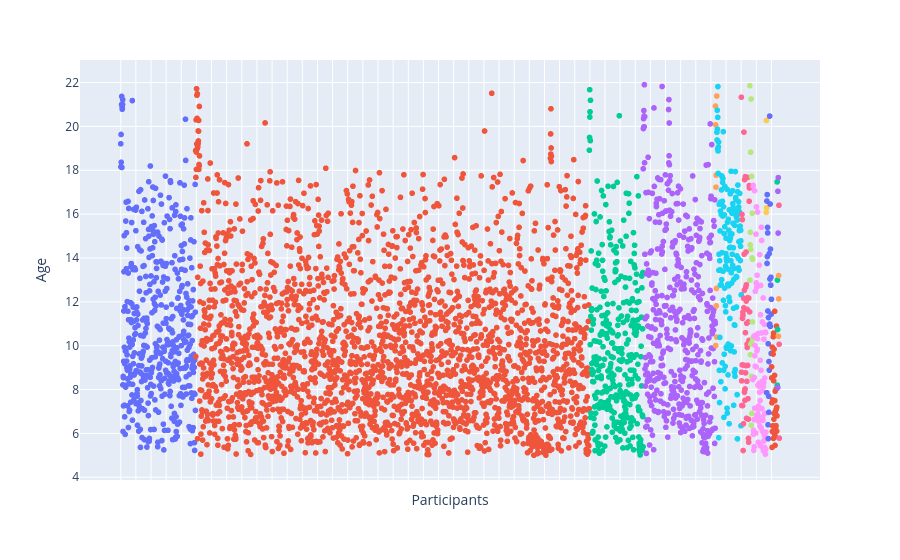

The cell this chart's notebook holds for it:
### Code cell
fig = px.scatter(df, x="Identifiers", y="Age", color="DX_01_Cat",
                hover_name="DX_01_Cat", log_x=False, size_max=60) # size="Age"
fig.update_layout(showlegend=False)
fig.update_xaxes(showticklabels=False, title='Participants')
fig.show()

### Figure 1 — Plotly figure (JSON) as saved in the notebook; plotly's stock layout.template omitted (floating-point values rounded to 4 significant figures; data arrays with more than 128 entries replaced by an {"elided": "..."} marker saying what was removed)
{"data": [{"hovertemplate": "<b>%{hovertext}</b><br><br>DX_01_Cat=Anxiety Disorders<br>Identifiers=%{x}<br>Age=%{y}<extra></extra>", "hovertext": {"elided": "460 str values"}, "legendgroup": "Anxiety Disorders", "marker": {"color": "#636efa", "symbol": "circle"}, "mode": "markers", "name": "Anxiety Disorders", "showlegend": true, "type": "scattergl", "x": {"elided": "460 str values"}, "xaxis": "x", "y": {"elided": "460 float values"}, "yaxis": "y"}, {"hovertemplate": "<b>%{hovertext}</b><br><br>DX_01_Cat=Neurodevelopmental Disorders<br>Identifiers=%{x}<br>Age=%{y}<extra></extra>", "hovertext": {"elided": "2420 str values"}, "legendgroup": "Neurodevelopmental Disorders", "marker": {"color": "#EF553B", "symbol": "circle"}, "mode": "markers", "name": "Neurodevelopmental Disorders", "showlegend": true, "type": "scattergl", "x": {"elided": "2420 str values"}, "xaxis": "x", "y": {"elided": "2420 float values"}, "yaxis": "y"}, {"hovertemplate": "<b>%{hovertext}</b><br><br>DX_01_Cat=No Diagnosis Given<br>Identifiers=%{x}<br>Age=%{y}<extra></extra>", "hovertext": {"elided": "331 str values"}, "legendgroup": "No Diagnosis Given", "marker": {"color": "#00cc96", "symbol": "circle"}, "mode": "markers", "name": "No Diagnosis Given", "showlegend": true, "type": "scattergl", "x": {"elided": "331 str values"}, "xaxis": "x", "y": {"elided": "331 float values"}, "yaxis": "y"}, {"hovertemplate": "<b>%{hovertext}</b><br><br>DX_01_Cat=No Diagnosis Given: Incomplete Eval<br>Identifiers=%{x}<br>Age=%{y}<extra></extra>", "hovertext": {"elided": "444 str values"}, "legendgroup": "No Diagnosis Given: Incomplete Eval", "marker": {"color": "#ab63fa", "symbol": "circle"}, "mode": "markers", "name": "No Diagnosis Given: Incomplete Eval", "showlegend": true, "type": "scattergl", "x": {"elided": "444 str values"}, "xaxis": "x", "y": {"elided": "444 float values"}, "yaxis": "y"}, {"hovertemplate": "<b>%{hovertext}</b><br><br>DX_01_Cat=Bipolar and Related Disorders<br>Identifiers=%{x}<br>Age=%{y}<extra></extra>", "hovertext": ["Bipolar and Related Disorders", "Bipolar and Related Disorders", "Bipolar and Related Disorders", "Bipolar and Related Disorders", "Bipolar and Related Disorders", "Bipolar and Related Disorders", "Bipolar and Related Disorders", "Bipolar and Related Disorders", "Bipolar and Related Disorders"], "legendgroup": "Bipolar and Related Disorders", "marker": {"color": "#FFA15A", "symbol": "circle"}, "mode": "markers", "name": "Bipolar and Related Disorders", "showlegend": true, "type": "scattergl", "x": ["NDAREZ098ZPE", "NDARFA737TG6", "NDARBD566RRW", "NDARCP642KML", "NDARCU633GCZ", "NDARUM797TFA", "NDARXH654EPQ", "NDARYA496WZD", "NDARET069PKN"], "xaxis": "x", "y": [20.93, 20.07, 10.01, 17.23, 17.77, 11.82, 12.61, 10.39, 21.38], "yaxis": "y"}, {"hovertemplate": "<b>%{hovertext}</b><br><br>DX_01_Cat=Depressive Disorders<br>Identifiers=%{x}<br>Age=%{y}<extra></extra>", "hovertext": {"elided": "150 str values"}, "legendgroup": "Depressive Disorders", "marker": {"color": "#19d3f3", "symbol": "circle"}, "mode": "markers", "name": "Depressive Disorders", "showlegend": true, "type": "scattergl", "x": {"elided": "150 str values"}, "xaxis": "x", "y": {"elided": "150 float values"}, "yaxis": "y"}, {"hovertemplate": "<b>%{hovertext}</b><br><br>DX_01_Cat=Trauma and Stressor Related Disorders<br>Identifiers=%{x}<br>Age=%{y}<extra></extra>", "hovertext": ["Trauma and Stressor Related Disorders", "Trauma and Stressor Related Disorders", "Trauma and Stressor Related Disorders", "Trauma and Stressor Related Disorders", "Trauma and Stressor Related Disorders", "Trauma and Stressor Related Disorders", "Trauma and Stressor Related Disorders", "Trauma and Stressor Related Disorders", "Trauma and Stressor Related Disorders", "Trauma and Stressor Related Disorders", "Trauma and Stressor Related Disorders", "Trauma and Stressor Related Disorders", "Trauma and Stressor Related Disorders", "Trauma and Stressor Related Disorders", "Trauma and Stressor Related Disorders", "Trauma and Stressor Related Disorders", "Trauma and Stressor Related Disorders", "Trauma and Stressor Related Disorders", "Trauma and Stressor Related Disorders", "Trauma and Stressor Related Disorders", "Trauma and Stressor Related Disorders", "Trauma and Stressor Related Disorders", "Trauma and Stressor Related Disorders", "Trauma and Stressor Related Disorders", "Trauma and Stressor Related Disorders", "Trauma and Stressor Related Disorders", "Trauma and Stressor Related Disorders", "Trauma and Stressor Related Disorders", "Trauma and Stressor Related Disorders", "Trauma and Stressor Related Disorders", "Trauma and Stressor Related Disorders", "Trauma and Stressor Related Disorders", "Trauma and Stressor Related Disorders", "Trauma and Stressor Related Disorders", "Trauma and Stressor Related Disorders", "Trauma and Stressor Related Disorders", "Trauma and Stressor Related Disorders", "Trauma and Stressor Related Disorders", "Trauma and Stressor Related Disorders", "Trauma and Stressor Related Disorders", "Trauma and Stressor Related Disorders", "Trauma and Stressor Related Disorders", "Trauma and Stressor Related Disorders", "Trauma and Stressor Related Disorders", "Trauma and Stressor Related Disorders", "Trauma and Stressor Related Disorders", "Trauma and Stressor Related Disorders", "Trauma and Stressor Related Disorders", "Trauma and Stressor Related Disorders", "Trauma and Stressor Related Disorders", "Trauma and Stressor Related Disorders", "Trauma and Stressor Related Disorders"], "legendgroup": "Trauma and Stressor Related Disorders", "marker": {"color": "#FF6692", "symbol": "circle"}, "mode": "markers", "name": "Trauma and Stressor Related Disorders", "showlegend": true, "type": "scattergl", "x": ["NDARML926NEG", "NDARBD347AG0", "NDARCB504PGG", "NDARCH628LKW", "NDARDT499DWP", "NDAREN999ERM", "NDARER970AEF", "NDARFF070XHV", "NDARGJ878ZP4", "NDARGL963HU4", "NDARHC083LM6", "NDARHK526BY1", "NDARHL358LGQ", "NDARHM421JUP", "NDARHT019ER6", "NDARHX739YBW", "NDARHZ413DZL", "NDARJM759GYH", "NDARJT606WGQ", "NDARKC452YVR", "NDARKK000PNQ", "NDARKP053GCC", "NDARLD990NH4", "NDARLG027HUK", "NDARLR083PKF", "NDARMA629XDR", "NDARMT064WBB", "NDARMT898BME", "NDARMV247HRA", "NDARNN624AMU", "NDARPF395NV5", "NDARPK237YHD", "NDARPL598MVU", "NDARRH725XYA", "NDARRK457MBX", "NDARTA808DEQ", "NDARTF833WXB", "NDARTK667PGK", "NDARTM826GNP", "NDARUK658FMU", "NDARVA563PV1", "NDARVC964LX0", "NDARVG761NR2", "NDARVJ504DAA", "NDARVJ685ZW5", "NDARVL729TT5", "NDARWM527PRT", "NDARWT449PUN", "NDARWV470ATB", "NDARZB377WZJ", "NDARZJ587UZU", "NDARNN368BDH"], "xaxis": "x", "y": [21.33, 8.792, 8.396, 7.273, 15.99, 9.124, 15.75, 11.25, 7.268, 11.52, 11.39, 5.219, 9.118, 6.438, 12.16, 11.73, 19.74, 14.17, 12.52, 7.875, 17.57, 7.991, 7.506, 8.026, 17.71, 10.59, 8.76, 12.67, 9.094, 14.27, 12.03, 12.78, 6.687, 11.02, 8.374, 10.06, 9.92, 11.65, 17.67, 9.102, 12.19, 7.586, 11.08, 6.649, 5.77, 5.598, 12.17, 10.24, 16.59, 17.3, 17.19, 11.54], "yaxis": "y"}, {"hovertemplate": "<b>%{hovertext}</b><br><br>DX_01_Cat=Other Conditions That May Be a Focus of Clinical Attention<br>Identifiers=%{x}<br>Age=%{y}<extra></extra>", "hovertext": ["Other Conditions That May Be a Focus of Clinical Attention", "Other Conditions That May Be a Focus of Clinical Attention", "Other Conditions That May Be a Focus of Clinical Attention", "Other Conditions That May Be a Focus of Clinical Attention", "Other Conditions That May Be a Focus of Clinical Attention", "Other Conditions That May Be a Focus of Clinical Attention", "Other Conditions That May Be a Focus of Clinical Attention", "Other Conditions That May Be a Focus of Clinical Attention", "Other Conditions That May Be a Focus of Clinical Attention", "Other Conditions That May Be a Focus of Clinical Attention", "Other Conditions That May Be a Focus of Clinical Attention", "Other Conditions That May Be a Focus of Clinical Attention", "Other Conditions That May Be a Focus of Clinical Attention", "Other Conditions That May Be a Focus of Clinical Attention", "Other Conditions That May Be a Focus of Clinical Attention", "Other Conditions That May Be a Focus of Clinical Attention", "Other Conditions That May Be a Focus of Clinical Attention", "Other Conditions That May Be a Focus of Clinical Attention", "Other Conditions That May Be a Focus of Clinical Attention"], "legendgroup": "Other Conditions That May Be a Focus of Clinical Attention", "marker": {"color": "#B6E880", "symbol": "circle"}, "mode": "markers", "name": "Other Conditions That May Be a Focus of Clinical Attention", "showlegend": true, "type": "scattergl", "x": ["NDARTG762KJC", "NDARAL897CYV", "NDARDJ204EPU", "NDARDZ946KVL", "NDARED628HMQ", "NDARGB060TAM", "NDARGV440YK7", "NDARKH944KVE", "NDARKN520GGD", "NDARKX265YX7", "NDARKZ949UAL", "NDARRV941EAC", "NDARTL667CCG", "NDARUD776KFT", "NDARVC246ZY8", "NDARWP732GD1", "NDARYB743WWX", "NDARZF170TZ0", "NDARTM712HBD"], "xaxis": "x", "y": [21.85, 12.99, 14.6, 15.17, 9.59, 18.82, 14.39, 10.07, 21.25, 6.373, 8.604, 17.72, 6.911, 10.14, 14.0, 16.04, 11.08, 13.94, 10.33], "yaxis": "y"}, {"hovertemplate": "<b>%{hovertext}</b><br><br>DX_01_Cat=Disruptive, Impulse Control and Conduct Disorders<br>Identifiers=%{x}<br>Age=%{y}<extra></extra>", "hovertext": ["Disruptive, Impulse Control and Conduct Disorders", "Disruptive, Impulse Control and Conduct Disorders", "Disruptive, Impulse Control and Conduct Disorders", "Disruptive, Impulse Control and Conduct Disorders", "Disruptive, Impulse Control and Conduct Disorders", "Disruptive, Impulse Control and Conduct Disorders", "Disruptive, Impulse Control and Conduct Disorders", "Disruptive, Impulse Control and Conduct Disorders", "Disruptive, Impulse Control and Conduct Disorders", "Disruptive, Impulse Control and Conduct Disorders", "Disruptive, Impulse Control and Conduct Disorders", "Disruptive, Impulse Control and Conduct Disorders", "Disruptive, Impulse Control and Conduct Disorders", "Disruptive, Impulse Control and Conduct Disorders", "Disruptive, Impulse Control and Conduct Disorders", "Disruptive, Impulse Control and Conduct Disorders", "Disruptive, Impulse Control and Conduct Disorders", "Disruptive, Impulse Control and Conduct Disorders", "Disruptive, Impulse Control and Conduct Disorders", "Disruptive, Impulse Control and Conduct Disorders", "Disruptive, Impulse Control and Conduct Disorders", "Disruptive, Impulse Control and Conduct Disorders", "Disruptive, Impulse Control and Conduct Disorders", "Disruptive, Impulse Control and Conduct Disorders", "Disruptive, Impulse Control and Conduct Disorders", "Disruptive, Impulse Control and Conduct Disorders", "Disruptive, Impulse Control and Conduct Disorders", "Disruptive, Impulse Control and Conduct Disorders", "Disruptive, Impulse Control and Conduct Disorders", "Disruptive, Impulse Control and Conduct Disorders", "Disruptive, Impulse Control and Conduct Disorders", "Disruptive, Impulse Control and Conduct Disorders", "Disruptive, Impulse Control and Conduct Disorders", "Disruptive, Impulse Control and Conduct Disorders", "Disruptive, Impulse Control and Conduct Disorders", "Disruptive, Impulse Control and Conduct Disorders", "Disruptive, Impulse Control and Conduct Disorders", "Disruptive, Impulse Control and Conduct Disorders", "Disruptive, Impulse Control and Conduct Disorders", "Disruptive, Impulse Control and Conduct Disorders", "Disruptive, Impulse Control and Conduct Disorders", "Disruptive, Impulse Control and Conduct Disorders", "Disruptive, Impulse Control and Conduct Disorders", "Disruptive, Impulse Control and Conduct Disorders", "Disruptive, Impulse Control and Conduct Disorders", "Disruptive, Impulse Control and Conduct Disorders", "Disruptive, Impulse Control and Conduct Disorders", "Disruptive, Impulse Control and Conduct Disorders", "Disruptive, Impulse Control and Conduct Disorders", "Disruptive, Impulse Control and Conduct Disorders", "Disruptive, Impulse Control and Conduct Disorders", "Disruptive, Impulse Control and Conduct Disorders", "Disruptive, Impulse Control and Conduct Disorders", "Disruptive, Impulse Control and Conduct Disorders", "Disruptive, Impulse Control and Conduct Disorders", "Disruptive, Impulse Control and Conduct Disorders", "Disruptive, Impulse Control and Conduct Disorders", "Disruptive, Impulse Control and Conduct Disorders", "Disruptive, Impulse Control and Conduct Disorders", "Disruptive, Impulse Control and Conduct Disorders", "Disruptive, Impulse Control and Conduct Disorders", "Disruptive, Impulse Control and Conduct Disorders", "Disruptive, Impulse Control and Conduct Disorders", "Disruptive, Impulse Control and Conduct Disorders", "Disruptive, Impulse Control and Conduct Disorders", "Disruptive, Impulse Control and Conduct Disorders", "Disruptive, Impulse Control and Conduct Disorders", "Disruptive, Impulse Control and Conduct Disorders", "Disruptive, Impulse Control and Conduct Disorders", "Disruptive, Impulse Control and Conduct Disorders", "Disruptive, Impulse Control and Conduct Disorders", "Disruptive, Impulse Control and Conduct Disorders", "Disruptive, Impulse Control and Conduct Disorders", "Disruptive, Impulse Control and Conduct Disorders", "Disruptive, Impulse Control and Conduct Disorders", "Disruptive, Impulse Control and Conduct Disorders", "Disruptive, Impulse Control and Conduct Disorders", "Disruptive, Impulse Control and Conduct Disorders", "Disruptive, Impulse Control and Conduct Disorders", "Disruptive, Impulse Control and Conduct Disorders", "Disruptive, Impulse Control and Conduct Disorders", "Disruptive, Impulse Control and Conduct Disorders"], "legendgroup": "Disruptive, Impulse Control and Conduct Disorders", "marker": {"color": "#FF97FF", "symbol": "circle"}, "mode": "markers", "name": "Disruptive, Impulse Control and Conduct Disorders", "showlegend": true, "type": "scattergl", "x": ["NDARAB977GFB", "NDARBF805EHN", "NDARBT607PZL", "NDARBW262RV7", "NDARCM826PV9", "NDARCT301RK9", "NDARCW611MK5", "NDARDV204BYM", "NDARDY702MJ3", "NDAREV617HAP", "NDAREV621ABM", "NDAREX091KUR", "NDARFA804ZLW", "NDARFC286KV1", "NDARFX508WPN", "NDARFY612EMR", "NDARGC170UK2", "NDARGC559LN8", "NDARGH425GB9", "NDARGY580WWL", "NDARHC453LC1", "NDARHN212TT6", "NDARHP176DPE", "NDARJX421FWR", "NDARKE331EHD", "NDARKK969JLV", "NDARKZ634RVX", "NDARLE417FRX", "NDARLG386ABK", "NDARMT703JGP", "NDARMU589LP6", "NDARNH766CU7", "NDARNL599TMZ", "NDARNM147CG2", "NDARNM708YTF", "NDARNU137XR4", "NDARNW687HMZ", "NDARPG134TF1", "NDARPJ832WL6", "NDARPU897CM5", "NDARPV502DZ2", "NDARPX838GCD", "NDARRH344TL7", "NDARRM467NP2", "NDARRY097FUT", "NDARTD925CTP", "NDARTH433TE0", "NDARTK878GZK", "NDARTX012JHM", "NDARUK588UY6", "NDARUR009YJM", "NDARUT142RT3", "NDARUV263YB5", "NDARUY825AKX", "NDARVB897AH1", "NDARVM741LKK", "NDARVV704MND", "NDARVX185WX2", "NDARWM654UTC", "NDARWP634RZL", "NDARYA675XXA", "NDARYE521RDA", "NDARYX551LBY", "NDARZH366BF8", "NDARZH699ZET", "NDARZH930XTP", "NDARAX346KH7", "NDARFW130NGG", "NDARGM638CCA", "NDARJT523MV7", "NDARCT119UKU", "NDARDB759DHF", "NDARET332CTB", "NDARJE530VRG", "NDARLV046ETD", "NDARMD567YYM", "NDARMW299ZAB", "NDARNF994TPA", "NDARRZ173ALZ", "NDARTT242GNN", "NDARWX418UXX", "NDARXC878WB2"], "xaxis": "x", "y": [8.456, 17.28, 17.31, 5.956, 6.137, 5.223, 10.43, 6.629, 5.389, 8.547, 17.07, 7.144, 9.537, 10.01, 9.063, 12.48, 10.47, 6.63, 6.017, 15.09, 9.033, 12.87, 16.33, 6.818, 12.67, 9.762, 13.21, 9.847, 10.31, 16.09, 6.887, 8.204, 10.56, 5.595, 7.243, 7.106, 8.157, 6.537, 8.281, 13.67, 8.267, 7.878, 14.15, 6.331, 7.497, 9.337, 5.436, 11.41, 12.75, 6.736, 8.877, 6.249, 15.4, 10.58, 14.8, 7.131, 8.368, 7.941, 11.08, 6.093, 6.72, 5.351, 6.591, 12.18, 8.124, 5.209, 5.646, 8.316, 10.3, 5.989, 10.97, 5.92, 5.362, 8.527, 6.912, 5.819, 10.62, 5.053, 10.6, 5.275, 6.054, 5.764], "yaxis": "y"}, {"hovertemplate": "<b>%{hovertext}</b><br><br>DX_01_Cat=Substance Related and Addictive Disorders<br>Identifiers=%{x}<br>Age=%{y}<extra></extra>", "hovertext": ["Substance Related and Addictive Disorders", "Substance Related and Addictive Disorders", "Substance Related and Addictive Disorders"], "legendgroup": "Substance Related and Addictive Disorders", "marker": {"color": "#FECB52", "symbol": "circle"}, "mode": "markers", "name": "Substance Related and Addictive Disorders", "showlegend": true, "type": "scattergl", "x": ["NDARAV945MCQ", "NDARHB803UT9", "NDARZX745YLZ"], "xaxis": "x", "y": [16.08, 20.27, 16.29], "yaxis": "y"}, {"hovertemplate": "<b>%{hovertext}</b><br><br>DX_01_Cat=Obsessive Compulsive and Related Disorders<br>Identifiers=%{x}<br>Age=%{y}<extra></extra>", "hovertext": ["Obsessive Compulsive and Related Disorders", "Obsessive Compulsive and Related Disorders", "Obsessive Compulsive and Related Disorders", "Obsessive Compulsive and Related Disorders", "Obsessive Compulsive and Related Disorders", "Obsessive Compulsive and Related Disorders", "Obsessive Compulsive and Related Disorders", "Obsessive Compulsive and Related Disorders", "Obsessive Compulsive and Related Disorders", "Obsessive Compulsive and Related Disorders", "Obsessive Compulsive and Related Disorders", "Obsessive Compulsive and Related Disorders", "Obsessive Compulsive and Related Disorders", "Obsessive Compulsive and Related Disorders", "Obsessive Compulsive and Related Disorders", "Obsessive Compulsive and Related Disorders", "Obsessive Compulsive and Related Disorders", "Obsessive Compulsive and Related Disorders", "Obsessive Compulsive and Related Disorders", "Obsessive Compulsive and Related Disorders", "Obsessive Compulsive and Related Disorders", "Obsessive Compulsive and Related Disorders", "Obsessive Compulsive and Related Disorders", "Obsessive Compulsive and Related Disorders", "Obsessive Compulsive and Related Disorders", "Obsessive Compulsive and Related Disorders", "Obsessive Compulsive and Related Disorders", "Obsessive Compulsive and Related Disorders", "Obsessive Compulsive and Related Disorders", "Obsessive Compulsive and Related Disorders"], "legendgroup": "Obsessive Compulsive and Related Disorders", "marker": {"color": "#636efa", "symbol": "circle"}, "mode": "markers", "name": "Obsessive Compulsive and Related Disorders", "showlegend": true, "type": "scattergl", "x": ["NDARBF293YRB", "NDARBK669XJQ", "NDARBU730PN8", "NDARCJ433TCG", "NDARCP057XJB", "NDARDA573XGG", "NDARDL305BT8", "NDARDZ425JVB", "NDARFA815FXE", "NDARFP503KJF", "NDARHU910KZC", "NDARJF027UGB", "NDARJK147LNJ", "NDARJL861WTP", "NDARJM239GN4", "NDARKL637YBF", "NDARMC473UHD", "NDARMJ849UKD", "NDARPE424GZZ", "NDARPV535ZUB", "NDARVC518NWG", "NDARVD685RRJ", "NDARVV095CTT", "NDARXF890FLA", "NDARYL438DCK", "NDARZD099KWW", "NDARZZ830JM7", "NDARMV198XGY", "NDARCJ108KNZ", "NDARMT791WDH"], "xaxis": "x", "y": [7.856, 16.6, 13.75, 16.89, 14.07, 15.39, 15.14, 11.58, 6.394, 10.09, 5.762, 11.28, 7.695, 6.961, 9.277, 14.19, 8.883, 10.93, 20.47, 10.99, 13.04, 16.46, 10.88, 14.41, 12.77, 12.76, 13.12, 9.647, 11.44, 12.12], "yaxis": "y"}, {"hovertemplate": "<b>%{hovertext}</b><br><br>DX_01_Cat=Elimination Disorders<br>Identifiers=%{x}<br>Age=%{y}<extra></extra>", "hovertext": ["Elimination Disorders", "Elimination Disorders", "Elimination Disorders", "Elimination Disorders", "Elimination Disorders", "Elimination Disorders", "Elimination Disorders", "Elimination Disorders", "Elimination Disorders", "Elimination Disorders", "Elimination Disorders", "Elimination Disorders", "Elimination Disorders", "Elimination Disorders", "Elimination Disorders", "Elimination Disorders", "Elimination Disorders", "Elimination Disorders", "Elimination Disorders", "Elimination Disorders", "Elimination Disorders", "Elimination Disorders", "Elimination Disorders", "Elimination Disorders", "Elimination Disorders", "Elimination Disorders", "Elimination Disorders", "Elimination Disorders", "Elimination Disorders", "Elimination Disorders", "Elimination Disorders", "Elimination Disorders", "Elimination Disorders", "Elimination Disorders"], "legendgroup": "Elimination Disorders", "marker": {"color": "#EF553B", "symbol": "circle"}, "mode": "markers", "name": "Elimination Disorders", "showlegend": true, "type": "scattergl", "x": ["NDARCX462NVA", "NDARDA665DRH", "NDARDZ266KET", "NDAREM887YY8", "NDAREU591YYA", "NDAREW531JV9", "NDARFR426KVH", "NDARFV686LHH", "NDARGB998HX3", "NDARHE283KZN", "NDARJK085PZL", "NDARJW685KBA", "NDARKC993YWF", "NDARKM941XLL", "NDARLM713ZAM", "NDARNE196LV0", "NDARNP836NUY", "NDARNV094DMP", "NDARPD891BX3", "NDARPZ019KKN", "NDARRX084UML", "NDARTB003FDD", "NDARTU280GKF", "NDARTV107XD4", "NDARUJ744NEU", "NDARVB04TJA", "NDARVY366HWJ", "NDARWA570DNL", "NDARWL758PAM", "NDARXC826NW7", "NDARZE685UJ5", "NDARNC405WJA", "NDARRK431RX8", "NDARZK746XJ3"], "xaxis": "x", "y": [9.036, 8.533, 7.397, 5.363, 9.935, 6.087, 7.525, 6.339, 6.342, 9.619, 10.41, 5.773, 10.57, 8.398, 6.649, 9.839, 6.903, 5.984, 8.645, 11.57, 7.493, 5.453, 7.925, 6.996, 5.849, 6.142, 6.293, 6.353, 7.087, 8.029, 10.89, 6.102, 7.193, 6.802], "yaxis": "y"}, {"hovertemplate": "<b>%{hovertext}</b><br><br>DX_01_Cat=Neurocognitive Disorders<br>Identifiers=%{x}<br>Age=%{y}<extra></extra>", "hovertext": ["Neurocognitive Disorders", "Neurocognitive Disorders", "Neurocognitive Disorders", "Neurocognitive Disorders"], "legendgroup": "Neurocognitive Disorders", "marker": {"color": "#00cc96", "symbol": "circle"}, "mode": "markers", "name": "Neurocognitive Disorders", "showlegend": true, "type": "scattergl", "x": ["NDARDG929LYJ", "NDARJT615WM7", "NDARNC922JEK", "NDARUT136EUY"], "xaxis": "x", "y": [17.47, 8.199, 12.99, 10.74], "yaxis": "y"}, {"hovertemplate": "<b>%{hovertext}</b><br><br>DX_01_Cat=Schizophrenia Spectrum and other Psychotic Disorders<br>Identifiers=%{x}<br>Age=%{y}<extra></extra>", "hovertext": ["Schizophrenia Spectrum and other Psychotic Disorders", "Schizophrenia Spectrum and other Psychotic Disorders", "Schizophrenia Spectrum and other Psychotic Disorders", "Schizophrenia Spectrum and other Psychotic Disorders"], "legendgroup": "Schizophrenia Spectrum and other Psychotic Disorders", "marker": {"color": "#ab63fa", "symbol": "circle"}, "mode": "markers", "name": "Schizophrenia Spectrum and other Psychotic Disorders", "showlegend": true, "type": "scattergl", "x": ["NDARER840MKU", "NDARUJ646APQ", "NDARXY938XY7", "NDARZU401RCU"], "xaxis": "x", "y": [8.091, 17.04, 15.14, 17.66], "yaxis": "y"}, {"hovertemplate": "<b>%{hovertext}</b><br><br>DX_01_Cat=Feeding and Eating Disorders<br>Identifiers=%{x}<br>Age=%{y}<extra></extra>", "hovertext": ["Feeding and Eating Disorders", "Feeding and Eating Disorders", "Feeding and Eating Disorders"], "legendgroup": "Feeding and Eating Disorders", "marker": {"color": "#FFA15A", "symbol": "circle"}, "mode": "markers", "name": "Feeding and Eating Disorders", "showlegend": true, "type": "scattergl", "x": ["NDARGU271CPG", "NDARHD276TYX", "NDARHR690ZAM"], "xaxis": "x", "y": [10.43, 13.2, 12.13], "yaxis": "y"}, {"hovertemplate": "<b>%{hovertext}</b><br><br>DX_01_Cat=Gender Dysphoria<br>Identifiers=%{x}<br>Age=%{y}<extra></extra>", "hovertext": ["Gender Dysphoria", "Gender Dysphoria", "Gender Dysphoria"], "legendgroup": "Gender Dysphoria", "marker": {"color": "#FF6692", "symbol": "circle"}, "mode": "markers", "name": "Gender Dysphoria", "showlegend": true, "type": "scattergl", "x": ["NDARAR335FZH", "NDARPB967KU7", "NDARTR811WH9"], "xaxis": "x", "y": [16.4, 10.07, 5.784], "yaxis": "y"}], "layout": {"legend": {"title": {"text": "DX_01_Cat"}, "tracegroupgap": 0}, "margin": {"t": 60}, "showlegend": false, "xaxis": {"anchor": "y", "domain": [0, 1], "showticklabels": false, "title": {"text": "Participants"}}, "yaxis": {"anchor": "x", "domain": [0, 1], "title": {"text": "Age"}}}}
